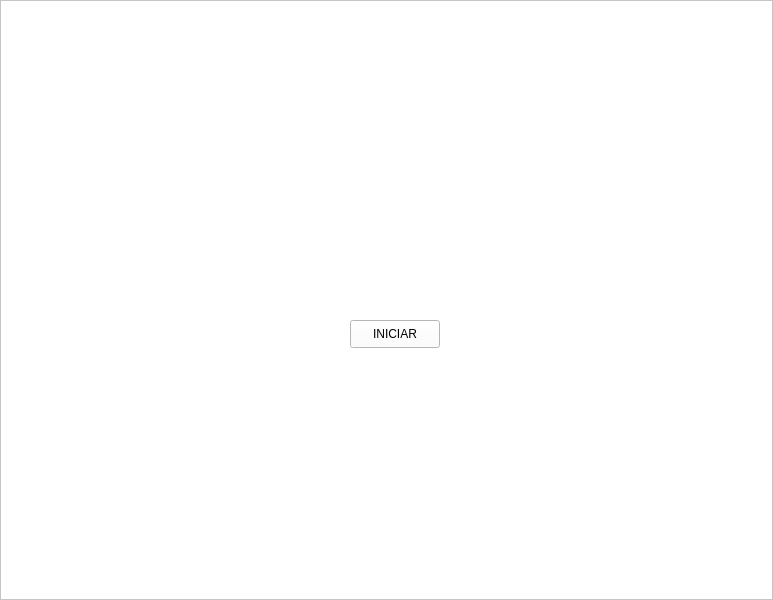
<?xml version="1.0" encoding="UTF-8"?>
<ui version="4.0">
 <class>NomeApp</class>
 <widget class="QMainWindow" name="NomeApp">
  <property name="geometry">
   <rect>
    <x>0</x>
    <y>0</y>
    <width>773</width>
    <height>600</height>
   </rect>
  </property>
  <property name="windowTitle">
   <string>NomeApp</string>
  </property>
  <widget class="QWidget" name="centralwidget">
   <layout class="QHBoxLayout" name="horizontalLayout">
    <property name="spacing">
     <number>0</number>
    </property>
    <property name="leftMargin">
     <number>0</number>
    </property>
    <property name="topMargin">
     <number>0</number>
    </property>
    <property name="rightMargin">
     <number>0</number>
    </property>
    <property name="bottomMargin">
     <number>0</number>
    </property>
    <item>
     <widget class="QStackedWidget" name="stckPrincipal">
      <property name="styleSheet">
       <string notr="true">background-color: white;
color: black;</string>
      </property>
      <property name="currentIndex">
       <number>0</number>
      </property>
      <widget class="QWidget" name="pgInicial">
       <layout class="QVBoxLayout" name="verticalLayout_2">
        <property name="spacing">
         <number>0</number>
        </property>
        <property name="leftMargin">
         <number>0</number>
        </property>
        <property name="topMargin">
         <number>0</number>
        </property>
        <property name="rightMargin">
         <number>0</number>
        </property>
        <property name="bottomMargin">
         <number>0</number>
        </property>
        <item>
         <widget class="QFrame" name="frmPgInicial">
          <property name="frameShape">
           <enum>QFrame::StyledPanel</enum>
          </property>
          <property name="frameShadow">
           <enum>QFrame::Raised</enum>
          </property>
          <widget class="QLabel" name="lblNomeApp">
           <property name="geometry">
            <rect>
             <x>360</x>
             <y>90</y>
             <width>81</width>
             <height>31</height>
            </rect>
           </property>
           <property name="text">
            <string>&lt;Nome APP&gt;</string>
           </property>
          </widget>
          <widget class="QPushButton" name="btnIniciar">
           <property name="geometry">
            <rect>
             <x>350</x>
             <y>320</y>
             <width>90</width>
             <height>28</height>
            </rect>
           </property>
           <property name="text">
            <string>INICIAR</string>
           </property>
          </widget>
         </widget>
        </item>
       </layout>
      </widget>
      <widget class="QWidget" name="pgUpload">
       <layout class="QVBoxLayout" name="verticalLayout">
        <property name="spacing">
         <number>0</number>
        </property>
        <property name="leftMargin">
         <number>0</number>
        </property>
        <property name="topMargin">
         <number>0</number>
        </property>
        <property name="rightMargin">
         <number>0</number>
        </property>
        <property name="bottomMargin">
         <number>0</number>
        </property>
        <item>
         <widget class="QFrame" name="frmUpload">
          <property name="frameShape">
           <enum>QFrame::StyledPanel</enum>
          </property>
          <property name="frameShadow">
           <enum>QFrame::Raised</enum>
          </property>
          <widget class="QFrame" name="frmImg">
           <property name="geometry">
            <rect>
             <x>30</x>
             <y>30</y>
             <width>351</width>
             <height>271</height>
            </rect>
           </property>
           <property name="frameShape">
            <enum>QFrame::StyledPanel</enum>
           </property>
           <property name="frameShadow">
            <enum>QFrame::Raised</enum>
           </property>
           <layout class="QVBoxLayout" name="verticalLayout_3">
            <item>
             <widget class="QPushButton" name="btnPreviaImg">
              <property name="sizePolicy">
               <sizepolicy hsizetype="Expanding" vsizetype="Expanding">
                <horstretch>0</horstretch>
                <verstretch>0</verstretch>
               </sizepolicy>
              </property>
              <property name="text">
               <string/>
              </property>
              <property name="iconSize">
               <size>
                <width>300</width>
                <height>300</height>
               </size>
              </property>
             </widget>
            </item>
           </layout>
          </widget>
          <widget class="QPushButton" name="btn2x">
           <property name="geometry">
            <rect>
             <x>250</x>
             <y>370</y>
             <width>61</width>
             <height>51</height>
            </rect>
           </property>
           <property name="text">
            <string>x2</string>
           </property>
          </widget>
          <widget class="QPushButton" name="btn4x">
           <property name="geometry">
            <rect>
             <x>350</x>
             <y>370</y>
             <width>61</width>
             <height>51</height>
            </rect>
           </property>
           <property name="text">
            <string>x4</string>
           </property>
          </widget>
          <widget class="QPushButton" name="btn8x">
           <property name="geometry">
            <rect>
             <x>450</x>
             <y>370</y>
             <width>61</width>
             <height>51</height>
            </rect>
           </property>
           <property name="text">
            <string>x8</string>
           </property>
          </widget>
          <widget class="QLabel" name="lblNomeImg">
           <property name="geometry">
            <rect>
             <x>470</x>
             <y>40</y>
             <width>201</width>
             <height>31</height>
            </rect>
           </property>
           <property name="text">
            <string>&lt;Nome IMG&gt;</string>
           </property>
          </widget>
          <widget class="QLabel" name="lblResolucaoImg">
           <property name="geometry">
            <rect>
             <x>470</x>
             <y>70</y>
             <width>201</width>
             <height>41</height>
            </rect>
           </property>
           <property name="text">
            <string>&lt;Resolução (512x512 px)&gt;</string>
           </property>
          </widget>
          <widget class="QLabel" name="lblPPIImagem">
           <property name="geometry">
            <rect>
             <x>470</x>
             <y>100</y>
             <width>201</width>
             <height>51</height>
            </rect>
           </property>
           <property name="text">
            <string>&lt;Numero PPI&gt;</string>
           </property>
          </widget>
          <widget class="QPushButton" name="btnProcessaImg">
           <property name="geometry">
            <rect>
             <x>280</x>
             <y>480</y>
             <width>191</width>
             <height>51</height>
            </rect>
           </property>
           <property name="text">
            <string>PROCESSAR</string>
           </property>
          </widget>
          <widget class="QComboBox" name="cmbTamanhoImpressao">
           <property name="geometry">
            <rect>
             <x>470</x>
             <y>260</y>
             <width>201</width>
             <height>41</height>
            </rect>
           </property>
          </widget>
          <widget class="QPushButton" name="btnPadraoPapel">
           <property name="geometry">
            <rect>
             <x>470</x>
             <y>210</y>
             <width>91</width>
             <height>41</height>
            </rect>
           </property>
           <property name="text">
            <string>Papel</string>
           </property>
          </widget>
          <widget class="QPushButton" name="btnPadraoFoto">
           <property name="geometry">
            <rect>
             <x>580</x>
             <y>210</y>
             <width>91</width>
             <height>41</height>
            </rect>
           </property>
           <property name="text">
            <string>Foto</string>
           </property>
          </widget>
          <widget class="QLabel" name="lblTIpoTamanhoImpressao">
           <property name="geometry">
            <rect>
             <x>470</x>
             <y>170</y>
             <width>201</width>
             <height>41</height>
            </rect>
           </property>
           <property name="text">
            <string>Padrão de Tamanho de Impressão</string>
           </property>
          </widget>
         </widget>
        </item>
       </layout>
      </widget>
      <widget class="QWidget" name="pgDecisao">
       <layout class="QVBoxLayout" name="verticalLayout_4">
        <property name="spacing">
         <number>0</number>
        </property>
        <property name="leftMargin">
         <number>0</number>
        </property>
        <property name="topMargin">
         <number>0</number>
        </property>
        <property name="rightMargin">
         <number>0</number>
        </property>
        <property name="bottomMargin">
         <number>0</number>
        </property>
        <item>
         <widget class="QFrame" name="frmDecisao">
          <property name="frameShape">
           <enum>QFrame::StyledPanel</enum>
          </property>
          <property name="frameShadow">
           <enum>QFrame::Raised</enum>
          </property>
          <widget class="QFrame" name="frmImgProcessada">
           <property name="geometry">
            <rect>
             <x>30</x>
             <y>30</y>
             <width>341</width>
             <height>241</height>
            </rect>
           </property>
           <property name="frameShape">
            <enum>QFrame::StyledPanel</enum>
           </property>
           <property name="frameShadow">
            <enum>QFrame::Raised</enum>
           </property>
           <layout class="QVBoxLayout" name="verticalLayout_5">
            <item>
             <widget class="QPushButton" name="btnPreviaImgProcessada">
              <property name="sizePolicy">
               <sizepolicy hsizetype="Expanding" vsizetype="Expanding">
                <horstretch>0</horstretch>
                <verstretch>0</verstretch>
               </sizepolicy>
              </property>
              <property name="text">
               <string/>
              </property>
             </widget>
            </item>
           </layout>
          </widget>
          <widget class="QTableWidget" name="tblEspecificacoes">
           <property name="geometry">
            <rect>
             <x>435</x>
             <y>30</y>
             <width>281</width>
             <height>241</height>
            </rect>
           </property>
          </widget>
          <widget class="QPushButton" name="btnReprocessar">
           <property name="geometry">
            <rect>
             <x>230</x>
             <y>480</y>
             <width>101</width>
             <height>31</height>
            </rect>
           </property>
           <property name="text">
            <string>Reprocessar</string>
           </property>
          </widget>
          <widget class="QPushButton" name="btnSalvar">
           <property name="geometry">
            <rect>
             <x>430</x>
             <y>480</y>
             <width>90</width>
             <height>28</height>
            </rect>
           </property>
           <property name="text">
            <string>Salvar</string>
           </property>
          </widget>
          <widget class="QPushButton" name="btnPreviaProcessada">
           <property name="geometry">
            <rect>
             <x>150</x>
             <y>290</y>
             <width>90</width>
             <height>28</height>
            </rect>
           </property>
           <property name="text">
            <string>Abrir Prévia</string>
           </property>
          </widget>
         </widget>
        </item>
       </layout>
      </widget>
     </widget>
    </item>
   </layout>
  </widget>
 </widget>
 <resources/>
 <connections/>
</ui>
